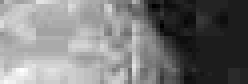
#> input picture DIP_作业/DIP/six/MRA_2.jpg, 62 x 21 px (shown 4 times larger); the run also reads 1 picture not shown here
$ python mar.py
#> lines starting #> are read from the running program, lines starting #| are printed output that depends on the picture
import cv2
import matplotlib.pyplot as plt
def plt_hist(img):
    plt.hist(img.ravel(), 256, [0, 256])
    plt.show()
img1=cv2.imread('MRA_1.jpg')
img2=cv2.imread('MRA_2.jpg')
#> img2 is the input picture: shape (21, 62, 3); min 3, max 39, mean 20.3
# plt_hist(img1)
# cv2.waitKey(0)
plt_hist(img2)
#> in plt_hist, `plt.show()`:
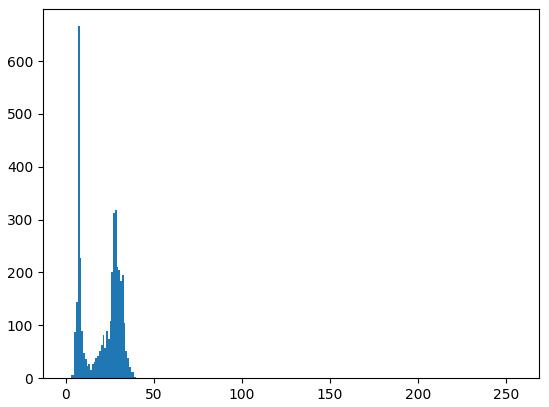
#> figure drawn by matplotlib, 1 panel; tallest bar 666 high, from x = 7 to 8
# cv2.waitKey(0)
